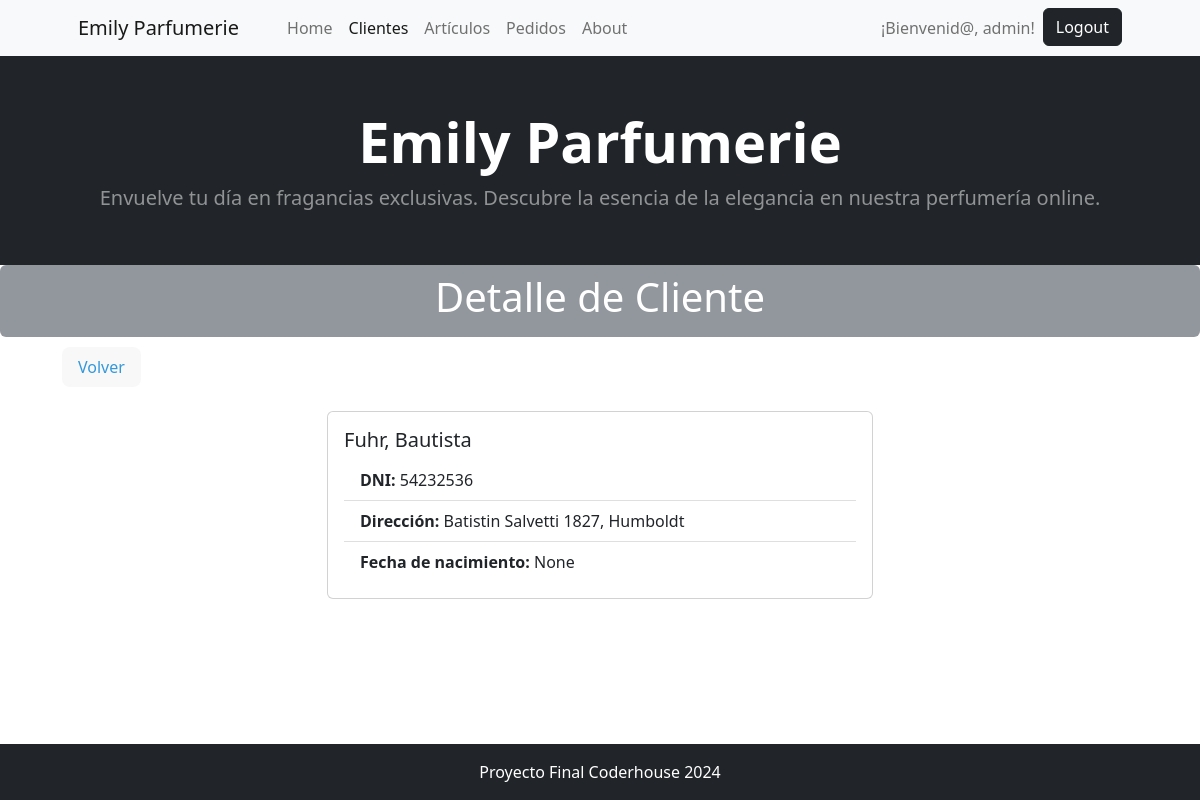
/cliente/cliente/detail/3 (signed in), run on an earlier commit of the app's database.
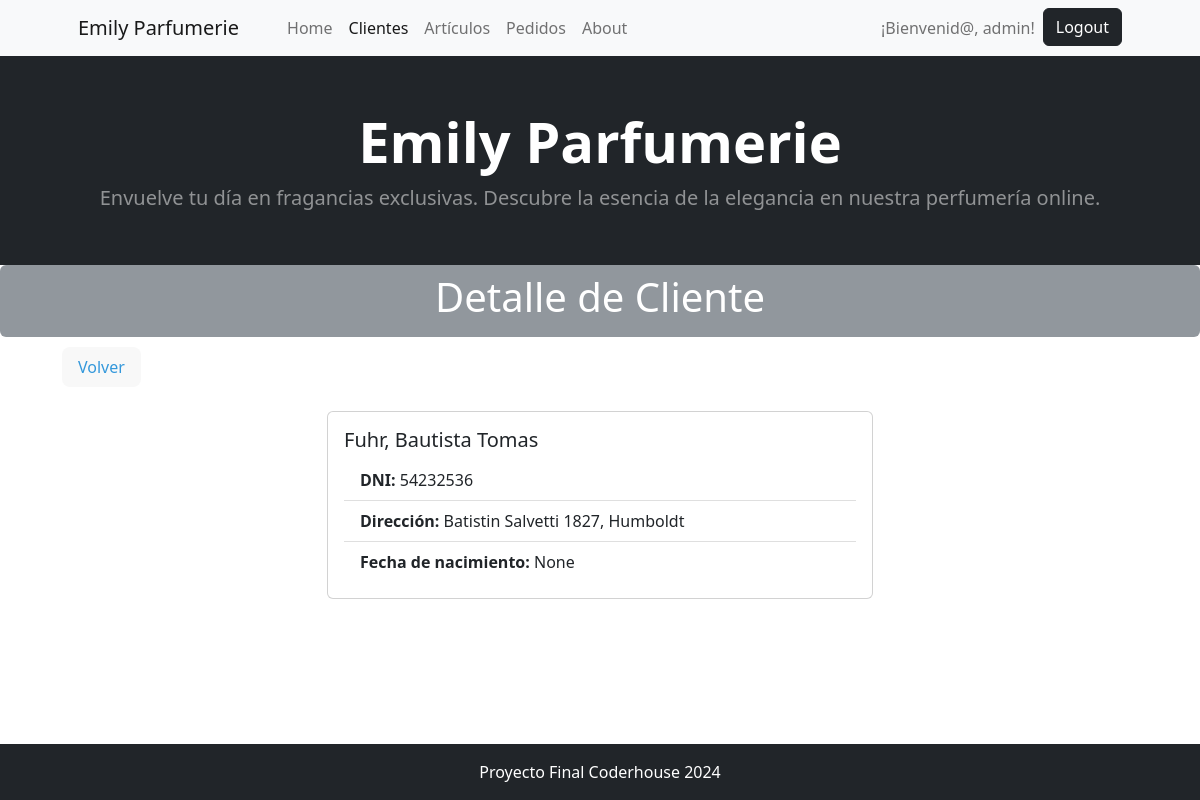
And on a later commit of the database.
### cliente/models.py (models this page shows, shortened)
class Cliente(models.Model):
    nombre = models.CharField(max_length=200, verbose_name='Nombre')
    apellido = models.CharField(max_length=200, verbose_name='Apellido')
    dni = models.CharField(max_length=8,verbose_name='DNI', unique=True)
    fecha_nacimiento = models.DateField(null=True, blank=True, verbose_name="Fecha de Nacimiento")
    direccion =  models.CharField(max_length=200, verbose_name='Dirección')
    ciudad =  models.CharField(max_length=200, verbose_name='Ciudad', default='',null=False)
    class Meta:
        verbose_name_plural = "Clientes"
        verbose_name = 'Cliente'

### cliente/views.py (the view)
# urls.py: path("cliente/detail/<int:pk>", views.ClienteDetail.as_view(), name="cliente_detail"),
@method_decorator(login_required, name='dispatch')
class ClienteDetail(DetailView):
    model = models.Cliente

### cliente/templates/cliente/cliente_detail.html
{% extends 'core/base.html' %}
{% block titulo %}
    Detalle de Cliente
{% endblock titulo %}
{% block contenido %}
<div class="container">
    <div style="margin-left: 20px; margin-top: 10px; display: inline-block; background-color: #f8f8f8; color: #3498db; padding: 8px 16px; border-radius: 8px;">
        <a href="{% url 'cliente:cliente_list' %}" style="color: #3498db; text-decoration: none;">Volver</a>
    </div>
    <div class="row justify-content-center mt-4">
        <div class="col-md-6">
            <div class="card">
                <div class="card-body">
                    <h5 class="card-title">{{ object.apellido }}, {{ object.nombre }}</h5>
                    <ul class="list-group list-group-flush">
                        <li class="list-group-item"><strong>DNI:</strong> {{ object.dni }}</li>
                        <li class="list-group-item"><strong>Dirección:</strong> {{ object.direccion }}, {{ object.ciudad }}</li>
                        <li class="list-group-item"><strong>Fecha de nacimiento:</strong> {{ object.fecha_nacimiento }}</li>
                    </ul>
                </div>
            </div>
        </div>
    </div>
</div>
{% endblock contenido %}

What changed in the data, as far as the page shows it:
changed Cliente "Fuhr": nombre "Bautista" → "Bautista Tomas"
